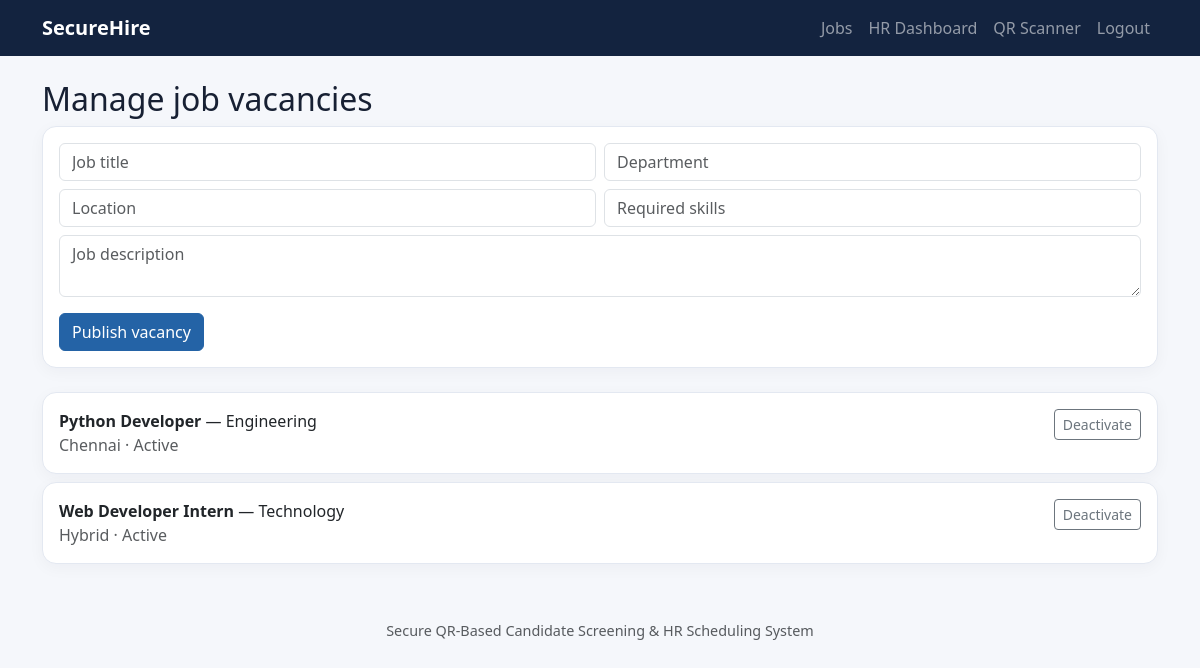
Screenshot of /hr/jobs (signed in) with the database file from the repository.
### app.py (models this page shows)
class Job(db.Model):
    id = db.Column(db.Integer, primary_key=True)
    title = db.Column(db.String(150), nullable=False)
    department = db.Column(db.String(100))
    description = db.Column(db.Text)
    requirements = db.Column(db.Text)
    location = db.Column(db.String(150))
    active = db.Column(db.Boolean, default=True)

### app.py (the view, shortened to what this page needs)
@app.route("/hr/jobs", methods=["GET","POST"])
@role_required("hr")
def hr_jobs():
    return render_template("hr_jobs.html", jobs=Job.query.all())

### app.py (called while the page is built)
@login_manager.user_loader
def load_user(user_id): return db.session.get(User, int(user_id))

def role_required(role):
    def deco(fn):
        @wraps(fn)
        @login_required
        def wrapped(*args, **kwargs):
            if current_user.role != role: abort(403)
            return fn(*args, **kwargs)
        return wrapped
    return deco

@app.context_processor
def inject_globals(): return {"now": datetime.utcnow}

### templates/hr_jobs.html
{% extends "base.html" %}{% block content %}<h2>Manage job vacancies</h2><div class="card p-3 mb-4"><form method="post"><div class="row g-2"><div class="col-md-6"><input class="form-control" name="title" placeholder="Job title" required></div><div class="col-md-6"><input class="form-control" name="department" placeholder="Department"></div><div class="col-md-6"><input class="form-control" name="location" placeholder="Location"></div><div class="col-md-6"><input class="form-control" name="requirements" placeholder="Required skills"></div><div class="col-12"><textarea class="form-control" name="description" placeholder="Job description"></textarea></div></div><button class="btn btn-primary mt-3">Publish vacancy</button></form></div>{% for j in jobs %}<div class="card mb-2"><div class="card-body d-flex justify-content-between"><div><b>{{ j.title }}</b> — {{ j.department }}<div class="text-muted">{{ j.location }} · {{ 'Active' if j.active else 'Inactive' }}</div></div><form method="post" action="{{ url_for('toggle_job',job_id=j.id) }}"><button class="btn btn-outline-secondary btn-sm">{{ 'Deactivate' if j.active else 'Activate' }}</button></form></div></div>{% endfor %}{% endblock %}

### static/style.css (style rules this page uses)
body { background:#f5f7fb;color:#172033 }
.card,.stat { border:1px solid #e3e8f1;border-radius:14px;box-shadow:0 4px 16px rgba(20,35,63,.04) }
.btn-primary { background:#2463a6;border-color:#2463a6 }

### rows the page displays
Job: title "Python Developer", department "Engineering", location "Chennai", active "Active", active "Deactivate"
Job: title "Web Developer Intern", department "Technology", location "Hybrid", active "Active", active "Deactivate"
